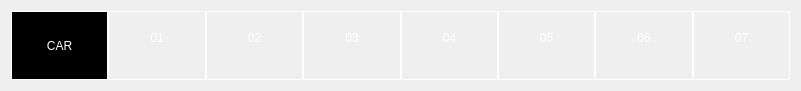
   <widget class="QWidget" name="gridLayoutWidget_4">
    <property name="geometry">
     <rect>
      <x>0</x>
      <y>0</y>
      <width>801</width>
      <height>91</height>
     </rect>
    </property>
    <layout class="QGridLayout" name="gridLayout_4">
     <property name="spacing">
      <number>0</number>
     </property>
     <item row="1" column="6">
      <widget class="QLabel" name="label_60">
       <property name="sizePolicy">
        <sizepolicy hsizetype="Preferred" vsizetype="Preferred">
         <horstretch>0</horstretch>
         <verstretch>0</verstretch>
        </sizepolicy>
       </property>
       <property name="minimumSize">
        <size>
         <width>80</width>
         <height>50</height>
        </size>
       </property>
       <property name="styleSheet">
        <string notr="true">padding-bottom:15px;
border: 1px solid white;
font: 900 14pt &quot;Ubuntu&quot;;
color: rgb(255, 255, 255);
background-image: url(:/res/train-body_100X90.jpg);</string>
       </property>
       <property name="text">
        <string>05</string>
       </property>
       <property name="alignment">
        <set>Qt::AlignCenter</set>
       </property>
      </widget>
     </item>
     <item row="1" column="2">
      <widget class="QLabel" name="label_47">
       <property name="sizePolicy">
        <sizepolicy hsizetype="Preferred" vsizetype="Preferred">
         <horstretch>0</horstretch>
         <verstretch>0</verstretch>
        </sizepolicy>
       </property>
       <property name="minimumSize">
        <size>
         <width>80</width>
         <height>50</height>
        </size>
       </property>
       <property name="styleSheet">
        <string notr="true">border: 1px solid white;
background-image: url(:/res/train-body_100X90.jpg);
margin-bottom:0px;
padding-bottom:15px;

font: 900 14pt &quot;Ubuntu&quot;;
color: rgb(255, 255, 255);

</string>
       </property>
       <property name="text">
        <string>01</string>
       </property>
       <property name="scaledContents">
        <bool>true</bool>
       </property>
       <property name="alignment">
        <set>Qt::AlignCenter</set>
       </property>
       <property name="wordWrap">
        <bool>false</bool>
       </property>
       <property name="margin">
        <number>10</number>
       </property>
       <property name="indent">
        <number>-1</number>
       </property>
      </widget>
     </item>
     <item row="1" column="3">
      <widget class="QLabel" name="label_57">
       <property name="sizePolicy">
        <sizepolicy hsizetype="Preferred" vsizetype="Preferred">
         <horstretch>0</horstretch>
         <verstretch>0</verstretch>
        </sizepolicy>
       </property>
       <property name="minimumSize">
        <size>
         <width>80</width>
         <height>50</height>
        </size>
       </property>
       <property name="styleSheet">
        <string notr="true">border: 1px solid white;
padding-bottom:15px;
background-image: url(:/res/train-body_100X90.jpg);
font: 900 14pt &quot;Ubuntu&quot;;
color: rgb(255, 255, 255);
</string>
       </property>
       <property name="text">
        <string>02</string>
       </property>
       <property name="alignment">
        <set>Qt::AlignCenter</set>
       </property>
      </widget>
     </item>
     <item row="1" column="8">
      <widget class="QLabel" name="label_61">
       <property name="sizePolicy">
        <sizepolicy hsizetype="Preferred" vsizetype="Expanding">
         <horstretch>0</horstretch>
         <verstretch>0</verstretch>
        </sizepolicy>
       </property>
       <property name="minimumSize">
        <size>
         <width>80</width>
         <height>50</height>
        </size>
       </property>
       <property name="maximumSize">
        <size>
         <width>16777215</width>
         <height>16777215</height>
        </size>
       </property>
       <property name="styleSheet">
        <string notr="true">padding-bottom:15px;
border: 1px solid white;
font: 900 14pt &quot;Ubuntu&quot;;
color: rgb(255, 255, 255);
background-image: url(:/res/train-body_100X90.jpg);</string>
       </property>
       <property name="text">
        <string>07</string>
       </property>
       <property name="alignment">
        <set>Qt::AlignCenter</set>
       </property>
      </widget>
     </item>
     <item row="1" column="4">
      <widget class="QLabel" name="label_58">
       <property name="sizePolicy">
        <sizepolicy hsizetype="Preferred" vsizetype="Preferred">
         <horstretch>0</horstretch>
         <verstretch>0</verstretch>
        </sizepolicy>
       </property>
       <property name="minimumSize">
        <size>
         <width>80</width>
         <height>50</height>
        </size>
       </property>
       <property name="styleSheet">
        <string notr="true">border: 1px solid white;
padding-bottom:15px;
background-image: url(:/res/train-body_100X90.jpg);
font: 900 14pt &quot;Ubuntu&quot;;
color: rgb(255, 255, 255);
</string>
       </property>
       <property name="text">
        <string>03</string>
       </property>
       <property name="alignment">
        <set>Qt::AlignCenter</set>
       </property>
      </widget>
     </item>
     <item row="1" column="5">
      <widget class="QLabel" name="label_59">
       <property name="sizePolicy">
        <sizepolicy hsizetype="Preferred" vsizetype="Preferred">
         <horstretch>0</horstretch>
         <verstretch>0</verstretch>
        </sizepolicy>
       </property>
       <property name="minimumSize">
        <size>
         <width>80</width>
         <height>50</height>
        </size>
       </property>
       <property name="styleSheet">
        <string notr="true">background-image: url(:/res/train-body_100X90.jpg);
padding-bottom:15px;
border: 1px solid white;
font: 900 14pt &quot;Ubuntu&quot;;
color: rgb(255, 255, 255);
</string>
       </property>
       <property name="text">
        <string>04</string>
       </property>
       <property name="alignment">
        <set>Qt::AlignCenter</set>
       </property>
      </widget>
     </item>
     <item row="1" column="7">
      <widget class="QLabel" name="label_62">
       <property name="sizePolicy">
        <sizepolicy hsizetype="Preferred" vsizetype="Preferred">
         <horstretch>0</horstretch>
         <verstretch>0</verstretch>
        </sizepolicy>
       </property>
       <property name="minimumSize">
        <size>
         <width>80</width>
         <height>50</height>
        </size>
       </property>
       <property name="styleSheet">
        <string notr="true">padding-bottom:15px;
border: 1px solid white;
font: 900 14pt &quot;Ubuntu&quot;;
color: rgb(255, 255, 255);
background-image: url(:/res/train-body_100X90.jpg);
</string>
       </property>
       <property name="text">
        <string>06</string>
       </property>
       <property name="alignment">
        <set>Qt::AlignCenter</set>
       </property>
      </widget>
     </item>
     <item row="1" column="1">
      <widget class="QLabel" name="label_45">
       <property name="sizePolicy">
        <sizepolicy hsizetype="Preferred" vsizetype="Preferred">
         <horstretch>0</horstretch>
         <verstretch>0</verstretch>
        </sizepolicy>
       </property>
       <property name="minimumSize">
        <size>
         <width>80</width>
         <height>50</height>
        </size>
       </property>
       <property name="styleSheet">
        <string notr="true">border: 1px solid white;
font: 900 14pt &quot;Ubuntu&quot;;
color: rgb(255, 255, 255);
margin-top:0px;
margin-bottom:0px;
background-color: rgb(0, 0, 0);
</string>
       </property>
       <property name="text">
        <string>CAR</string>
       </property>
       <property name="alignment">
        <set>Qt::AlignCenter</set>
       </property>
      </widget>
     </item>
    </layout>
   </widget>
